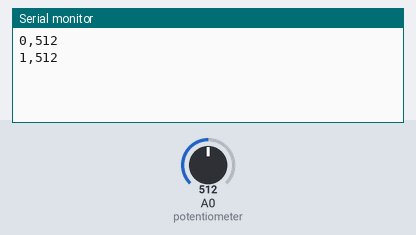
Recording of a sketch running on a simulated Arduino Uno, built with avr-gcc and run on an emulated ATmega328P. Parts: the last lines printed to the serial monitor. The test bench sets the inputs (shaded band); at power-on: A0 (potentiometer) = 512.

Above: at 1.8 s.
1.9 s: A0 (potentiometer) set to 716
At 2.7 s:
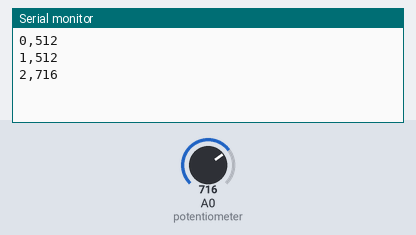
3.4 s: A0 (potentiometer) set to 900
At 4.8 s:
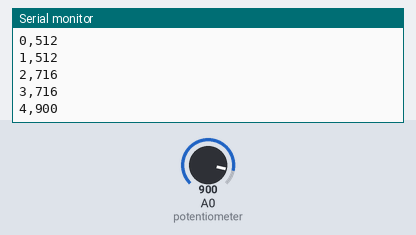
Timing chart, 0 to 6.4 s (numbered marks = the images above; inputs shaded):
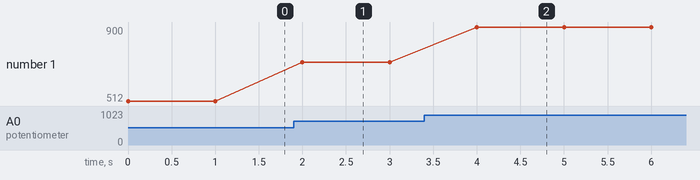

Measured:
- after the input at 1.9 s, the serial monitor: prints a new line after 0.10 s (image 1)
- after the input at 3.4 s, the serial monitor: prints a new line after 0.60 s (image 2)
- plotted number 1: 512 → 716 after the input at 1.9 s, 716 → 900 after the input at 3.4 s

The sketch:

read_sensor.ino
```cpp
// Arduino sketch: sends an incrementing counter and analog reading every second
int counter = 0;

void setup() {
  Serial.begin(9600);   // must match baud rate in Python
}

void loop() {
  int sensorValue = analogRead(A0);  // read a potentiometer or any analog sensor

  // Send as: counter,sensorValue
  Serial.print(counter);
  Serial.print(",");
  Serial.println(sensorValue);

  counter++;
  delay(1000);  // send once per second
}
```
